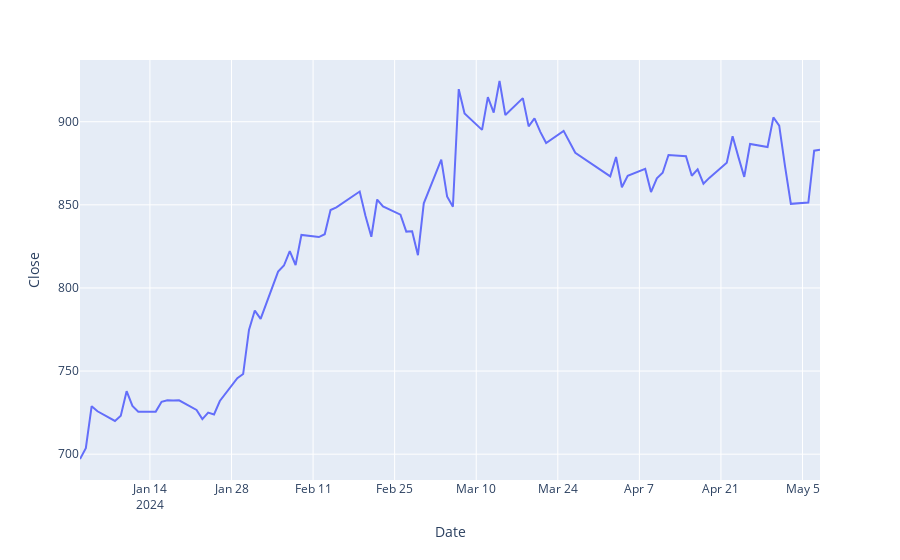

Notebook source saved alongside this figure:
### Code cell
import plotly.express as px
fig = px.line(df,
              x=df.Date,
              hover_data={'YTD': True, 'Volume': True},
              labels={df.YTD.round: 'YTD(%)'},
              y=df.Close)
fig.show()

### Figure 1 — Plotly figure (JSON) as saved in the notebook; plotly's stock layout.template omitted (floating-point values rounded to 4 significant figures; data arrays with more than 128 entries replaced by an {"elided": "..."} marker saying what was removed)
{"data": [{"customdata": {"elided": "89x2 float values"}, "hovertemplate": "Date=%{x}<br>Close=%{y}<br>YTD=%{customdata[0]}<br>Volume=%{customdata[1]}<extra></extra>", "legendgroup": "", "line": {"color": "#636efa", "dash": "solid"}, "marker": {"symbol": "circle"}, "mode": "lines", "name": "", "orientation": "v", "showlegend": false, "type": "scatter", "x": ["2024-01-02", "2024-01-03", "2024-01-04", "2024-01-05", "2024-01-08", "2024-01-09", "2024-01-10", "2024-01-11", "2024-01-12", "2024-01-15", "2024-01-16", "2024-01-17", "2024-01-18", "2024-01-19", "2024-01-22", "2024-01-23", "2024-01-24", "2024-01-25", "2024-01-26", "2024-01-29", "2024-01-30", "2024-01-31", "2024-02-01", "2024-02-02", "2024-02-05", "2024-02-06", "2024-02-07", "2024-02-08", "2024-02-09", "2024-02-12", "2024-02-13", "2024-02-14", "2024-02-15", "2024-02-16", "2024-02-19", "2024-02-20", "2024-02-21", "2024-02-22", "2024-02-23", "2024-02-26", "2024-02-27", "2024-02-28", "2024-02-29", "2024-03-01", "2024-03-04", "2024-03-05", "2024-03-06", "2024-03-07", "2024-03-08", "2024-03-11", "2024-03-12", "2024-03-13", "2024-03-14", "2024-03-15", "2024-03-18", "2024-03-19", "2024-03-20", "2024-03-21", "2024-03-22", "2024-03-25", "2024-03-26", "2024-03-27", "2024-04-02", "2024-04-03", "2024-04-04", "2024-04-05", "2024-04-08", "2024-04-09", "2024-04-10", "2024-04-11", "2024-04-12", "2024-04-15", "2024-04-16", "2024-04-17", "2024-04-18", "2024-04-19", "2024-04-22", "2024-04-23", "2024-04-24", "2024-04-25", "2024-04-26", "2024-04-29", "2024-04-30", "2024-05-01", "2024-05-02", "2024-05-03", "2024-05-06", "2024-05-07", "2024-05-08"], "xaxis": "x", "y": [697.1, 703.6, 728.9, 725.8, 720, 723.1, 737.9, 729, 725.6, 725.6, 731.5, 732.4, 732.3, 732.4, 726.6, 721.1, 725, 723.9, 732, 745.7, 748.2, 774.8, 786.4, 781.4, 809.8, 813.5, 822.2, 813.8, 831.9, 830.6, 832.3, 846.9, 848.5, 850.9, 858, 843.3, 830.8, 853.2, 849, 844.1, 833.9, 834.1, 819.7, 850.9, 877.2, 855, 848.9, 919.6, 905, 895.1, 914.8, 905.5, 924.5, 904, 914.2, 897.2, 902, 893.9, 887.2, 894.5, 888.3, 881.3, 867.1, 878.8, 860.6, 867.5, 871.6, 857.7, 866, 869.3, 880, 879.2, 867.5, 871.3, 862.7, 866.2, 875.3, 891.3, 878.7, 866.8, 886.6, 884.8, 902.6, 897.7, 873.1, 850.6, 851.4, 882.6, 883.2], "yaxis": "y"}], "layout": {"legend": {"tracegroupgap": 0}, "margin": {"t": 60}, "xaxis": {"anchor": "y", "domain": [0, 1], "title": {"text": "Date"}}, "yaxis": {"anchor": "x", "domain": [0, 1], "title": {"text": "Close"}}}}
